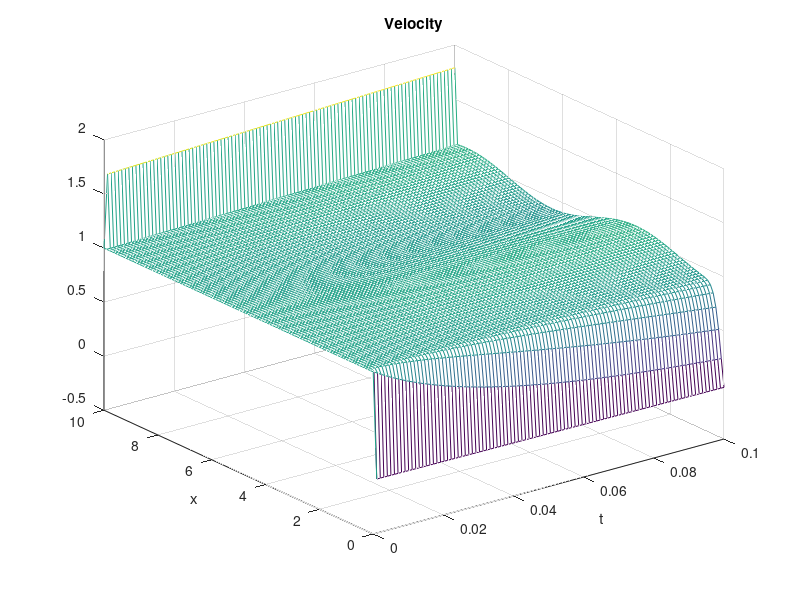
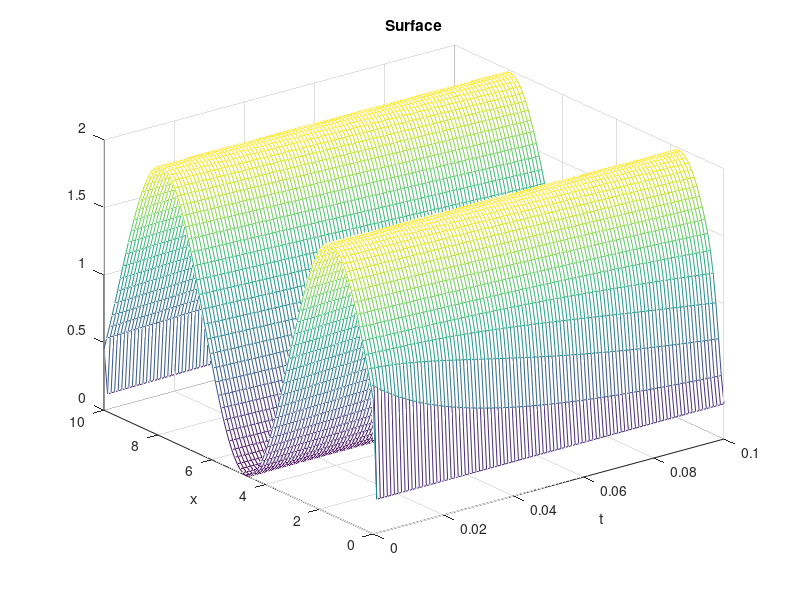

Write MATLAB code to recreate these figures, in order.
% Solver based on characteristic curves
% Solves the system Vt + l1*Vx = 0
%                   Wt + l2*Wx = 0
close all
clear all

T_max = 0.1;
X_max = 10;
N_space = 100;
N_time = 100;
delt = T_max/N_time;
t = linspace(0,T_max,N_time);
u = zeros(N_space,N_time);
eta = zeros(N_space,N_time);

c1 = @(x,t) u(x,t) + sqrt(eta(x,t));
c2 = @(x,t) u(x,t) - sqrt(eta(x,t));
u0 = @(x) 1;
eta0 = @(x) sin(x)+1;

xq = linspace(0,X_max,N_space);

x_V = linspace(0,X_max,N_space);
x_W = linspace(0,X_max,N_space);

u(:,1) = u0(linspace(0,X_max,N_space));
eta(:,1) = eta0(linspace(0,X_max,N_space));

V_leftboundary = @(t) 1;
W_rightboundary = @(t) 1;

V = zeros(N_space,1);
W = zeros(N_space,1);

for k = 1:N_space
    V(k) = u0(x_V(k)) + 2*sqrt(eta0(x_V(k)));
    W(k) = u0(x_W(k)) - 2*sqrt(eta0(x_W(k)));
end

V(1) = V_leftboundary(0);
W(end) = W_rightboundary(0);


for i = 2:N_time

    lambda1 = u(1:N_space,i-1) + sqrt(eta(1:N_space,i-1));
    lambda2 = u(1:N_space,i-1) - sqrt(eta(1:N_space,i-1));
    
    x_V = x_V + lambda1'*delt;
    x_W = x_W + lambda2'*delt;
    
    % TO DO: Sort V according to x-values
    
    [x_V, x_Vindices] = sort(x_V);
    V_sorted = V(x_Vindices);
    
    [x_W, x_Windices] = sort(x_W);
    W_sorted = W(x_Windices);
    
    
    V = interp1(x_V,V_sorted,xq);
    W = interp1(x_W,W_sorted,xq);
    
    V(1) = V_leftboundary(t(i));
    W(end) = W_rightboundary(t(i));
    
    x_V = xq;
    x_W = xq;
    
    u(:,i) = (V+W)/2;
    eta(:,i) = (V-W).^2/16;
  
end

figure
mesh(t,xq,u)
title('Velocity')
xlabel('t')
ylabel('x')


figure
mesh(t,xq,eta)
title('Surface')
xlabel('t')
ylabel('x')